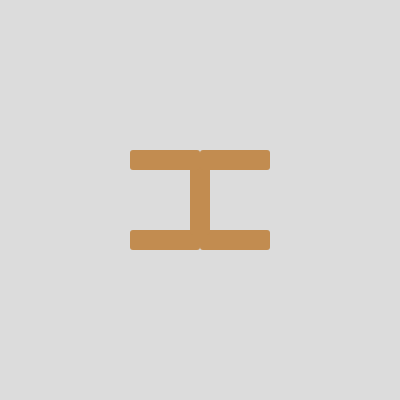
Frame 1 (no input)
Frame 60 (no input): identical to frame 1, image omitted
Frame 120 (the mouse pressed at the canvas centre since frame 60): identical to frame 1, image omitted

The p5.js sketch that drew this single still picture (run headless with seeded random() and noise() and a simulated clock; from frame 60 on, the mouse is pressed at the canvas centre):

// p5.js sketch
// ── sketch.js
function setup() {
  createCanvas(400, 400);
  rectMode(CENTER);
  noStroke();
}

function draw() {
  background(220);

  let x = width / 2;
  let y = height / 2;


  fill(194, 140, 80);


  rect(x - 35, y + 40, 70, 20, 3);
  rect(x + 35, y + 40, 70, 20, 3);

  rect(x, y, 20, 70, 3);

  rect(x - 35, y - 40, 70, 20, 3);
  rect(x + 35, y - 40, 70, 20, 3);
}
// ── style.css
h1 {
  margin: 0;
  padding: 0;
  background: #154e69;
  overflow: hidden;
  color: aliceblue;
  font-family: Arial, sans-serif;
  font-size: large;
  font-style: italic;

}
